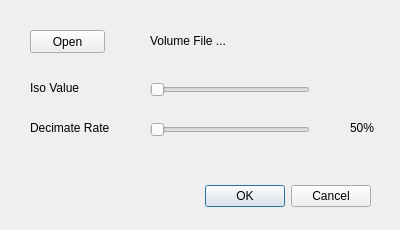
<?xml version="1.0" encoding="UTF-8"?>
<ui version="4.0">
 <class>MCSimpDialog</class>
 <widget class="QDialog" name="MCSimpDialog">
  <property name="geometry">
   <rect>
    <x>0</x>
    <y>0</y>
    <width>400</width>
    <height>230</height>
   </rect>
  </property>
  <property name="windowTitle">
   <string>Dialog</string>
  </property>
  <widget class="QDialogButtonBox" name="buttonBox">
   <property name="geometry">
    <rect>
     <x>30</x>
     <y>180</y>
     <width>341</width>
     <height>32</height>
    </rect>
   </property>
   <property name="orientation">
    <enum>Qt::Horizontal</enum>
   </property>
   <property name="standardButtons">
    <set>QDialogButtonBox::Cancel|QDialogButtonBox::Ok</set>
   </property>
  </widget>
  <widget class="QPushButton" name="fileButton">
   <property name="geometry">
    <rect>
     <x>30</x>
     <y>30</y>
     <width>75</width>
     <height>23</height>
    </rect>
   </property>
   <property name="text">
    <string>Open</string>
   </property>
  </widget>
  <widget class="QLabel" name="fileLabel">
   <property name="geometry">
    <rect>
     <x>150</x>
     <y>30</y>
     <width>221</width>
     <height>21</height>
    </rect>
   </property>
   <property name="text">
    <string>Volume File ...</string>
   </property>
  </widget>
  <widget class="QLabel" name="isoValueLabel">
   <property name="geometry">
    <rect>
     <x>30</x>
     <y>80</y>
     <width>61</width>
     <height>16</height>
    </rect>
   </property>
   <property name="text">
    <string>Iso Value</string>
   </property>
  </widget>
  <widget class="QLabel" name="decimateRateLabel">
   <property name="geometry">
    <rect>
     <x>30</x>
     <y>120</y>
     <width>91</width>
     <height>16</height>
    </rect>
   </property>
   <property name="text">
    <string>Decimate Rate</string>
   </property>
  </widget>
  <widget class="QSlider" name="isoValueSlider">
   <property name="geometry">
    <rect>
     <x>150</x>
     <y>80</y>
     <width>160</width>
     <height>19</height>
    </rect>
   </property>
   <property name="orientation">
    <enum>Qt::Horizontal</enum>
   </property>
  </widget>
  <widget class="QSlider" name="decimateRateSlider">
   <property name="geometry">
    <rect>
     <x>150</x>
     <y>120</y>
     <width>160</width>
     <height>19</height>
    </rect>
   </property>
   <property name="singleStep">
    <number>1</number>
   </property>
   <property name="orientation">
    <enum>Qt::Horizontal</enum>
   </property>
  </widget>
  <widget class="QLabel" name="rateNumLabel">
   <property name="geometry">
    <rect>
     <x>350</x>
     <y>120</y>
     <width>31</width>
     <height>16</height>
    </rect>
   </property>
   <property name="text">
    <string>50%</string>
   </property>
  </widget>
 </widget>
 <resources/>
 <connections>
  <connection>
   <sender>buttonBox</sender>
   <signal>accepted()</signal>
   <receiver>MCSimpDialog</receiver>
   <slot>accept()</slot>
   <hints>
    <hint type="sourcelabel">
     <x>248</x>
     <y>254</y>
    </hint>
    <hint type="destinationlabel">
     <x>157</x>
     <y>274</y>
    </hint>
   </hints>
  </connection>
  <connection>
   <sender>buttonBox</sender>
   <signal>rejected()</signal>
   <receiver>MCSimpDialog</receiver>
   <slot>reject()</slot>
   <hints>
    <hint type="sourcelabel">
     <x>316</x>
     <y>260</y>
    </hint>
    <hint type="destinationlabel">
     <x>286</x>
     <y>274</y>
    </hint>
   </hints>
  </connection>
 </connections>
</ui>
